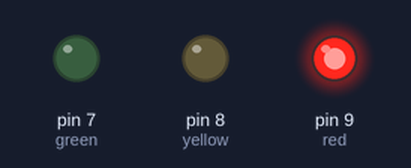
The sketch below on a simulated Arduino Uno, built with avr-gcc and run on an emulated ATmega328P. On the bench: output pins drawn as LEDs (lit = HIGH).

Above: at 7.5 s.
At 28.0 s:
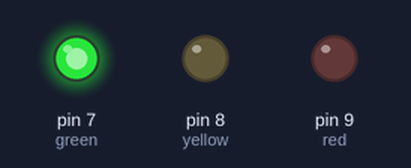
At 39.5 s:
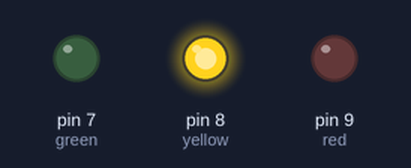
Timing chart, 0 to 53.3 s (numbered marks = the images above):
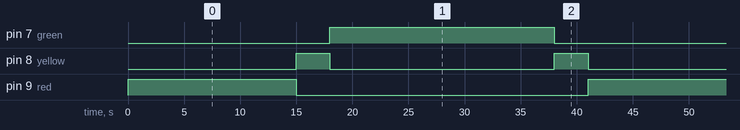

Measured:
- by itself, pin 7 (green): alternates HIGH for 20.0 s and LOW for 21.0 s
- by itself, pin 8 (yellow): repeats every 41.0 s: LOW 20.0 s, HIGH 3.0 s, LOW 15.0 s, HIGH 3.0 s
- by itself, pin 9 (red): alternates HIGH for 15.0 s and LOW for 26.0 s

The sketch:

traffic_light_system.ino
```cpp
int red = 9;
int yellow = 8;
int green = 7;

void setup(){

  pinMode(red, OUTPUT);
  pinMode(yellow, OUTPUT);
  pinMode(green,  OUTPUT);

}
void loop(){
digitalWrite(red, HIGH);
delay(15000);
digitalWrite(red,  LOW);

digitalWrite(yellow, HIGH);
delay(3000);
digitalWrite(yellow,  LOW);

digitalWrite(green, HIGH);
delay(20000);
digitalWrite(green,  LOW);

digitalWrite(yellow, HIGH);
delay(3000);
digitalWrite(yellow,  LOW);

}
```
